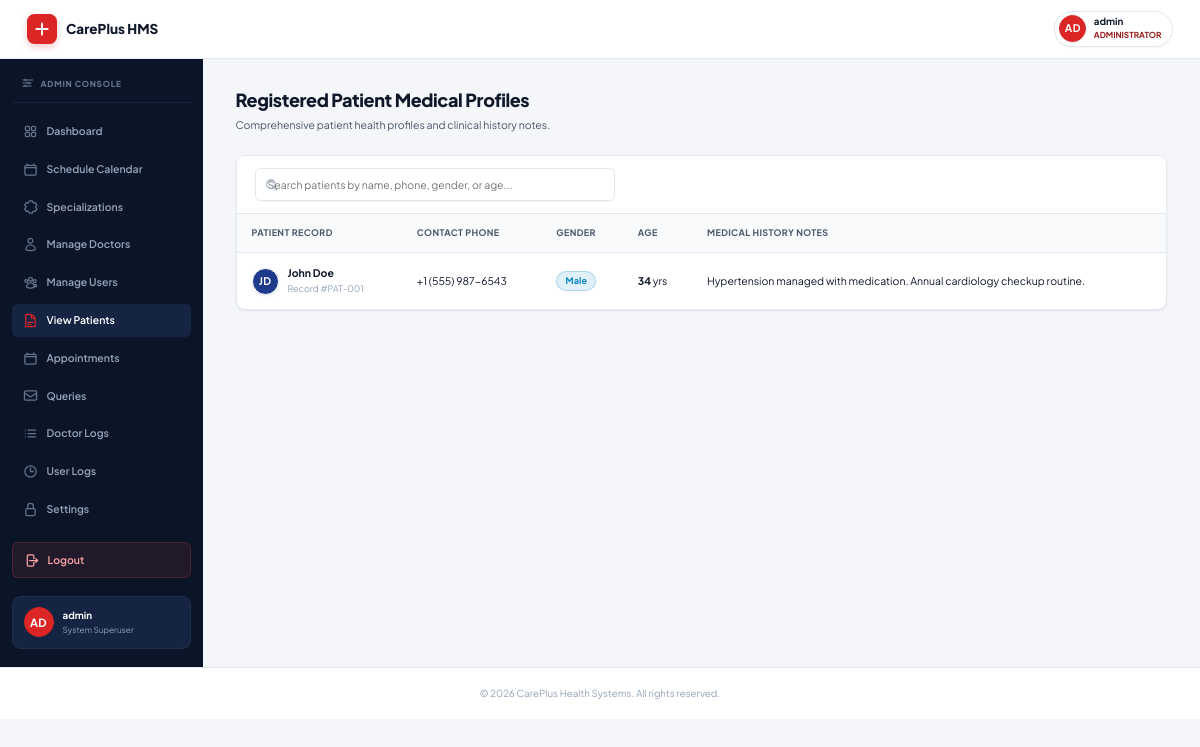
Page /admin/view-patient.php (signed in) on the committed database.
### tables this page shows
CREATE TABLE IF NOT EXISTS `patients` (
  `id` INT AUTO_INCREMENT PRIMARY KEY,
  `patient_name` VARCHAR(255) NOT NULL,
  `contact_no` VARCHAR(50) NOT NULL,
  `gender` VARCHAR(20) NOT NULL,
  `age` INT NOT NULL,
  `med_history` TEXT NOT NULL,
  `creation_date` TIMESTAMP DEFAULT CURRENT_TIMESTAMP
);

### admin/view-patient.php (the view, shortened to what this page needs)
<?php
include('../config/db.php');
$patients = mysqli_query($conn, "SELECT * FROM patients ORDER BY id DESC");
include('../includes/header.php');
include('../includes/admin_sidebar.php');
?>
<main class="content-area">
    <div class="page-title-bar">
        <div>
            <h2>Registered Patient Medical Profiles</h2>
            <p>Comprehensive patient health profiles and clinical history notes.</p>
        </div>
    </div>
    <div class="table-responsive">
        <div class="search-bar-wrapper">
            <div class="search-input-wrap">
                <input type="text" id="patientSearch" class="table-search-input" placeholder="Search patients by name, phone, gender, or age...">
            </div>
        </div>
        <table>
            <thead>
                <tr>
                    <th>Patient Record</th>
                    <th>Contact Phone</th>
                    <th>Gender</th>
                    <th>Age</th>
                    <th>Medical History Notes</th>
                </tr>
            </thead>
            <tbody>
                <?php
                if(mysqli_num_rows($patients) > 0) {
                    while($p = mysqli_fetch_assoc($patients)) {
                ?>
                <tr>
                    <td>
                        <div class="table-user-cell">
                            <?php echo avatar_circle($p['patient_name'], 36); ?>
                            <div class="user-meta">
                                <span class="name"><?php echo htmlspecialchars($p['patient_name']); ?></span>
                                <span class="subtext">Record #PAT-<?php echo sprintf('%03d', $p['id']); ?></span>
                            </div>
                        </div>
                    </td>
                    <td><?php echo htmlspecialchars($p['contact_no']); ?></td>
                    <td><span class="badge badge-info"><?php echo htmlspecialchars($p['gender']); ?></span></td>
                    <td><strong><?php echo htmlspecialchars($p['age']); ?></strong> yrs</td>
                    <td><?php echo nl2br(htmlspecialchars($p['med_history'])); ?></td>
                </tr>
                <?php
                    }
                } else {
                    echo "<tr><td colspan='5' style='text-align:center; padding: 24px; color: var(--text-muted);'>No patient profiles found.</td></tr>";
                }
                ?>
            </tbody>
        </table>
    </div>
</main>
<?php include('../includes/footer.php'); ?>

### includes/helpers.php (shortened to what this page needs)
<?php
if (!function_exists('avatar_circle')) {
    function avatar_circle($name, $size = 40, $extra_class = '') {
        $name = trim((string) $name);
        $words = preg_split('/\s+/', preg_replace('/^(Dr\.|Mr\.|Mrs\.|Ms\.)\s+/i', '', $name));
        $words = array_values(array_filter($words, fn($w) => $w !== ''));
        $initials = '';
        if (count($words) >= 2) {
            $initials = strtoupper(substr($words[0], 0, 1) . substr($words[count($words) - 1], 0, 1));
        } elseif (count($words) === 1) {
            $initials = strtoupper(substr($words[0], 0, 2));
        } else {
            $initials = '?';
        }
        $palette = [
            '#dc2626',
            '#0f172a',
            '#1e293b',
            '#991b1b',
            '#1e3a8a',
            '#b91c1c',
            '#334155',
        ];
        $hash = 0;
        foreach (str_split($name) as $ch) {
            $hash = (($hash << 5) - $hash) + ord($ch);
            $hash = $hash & 0xFFFFFFFF;
        }
        $color = $palette[abs($hash) % count($palette)];
        $font_size = max(11, round($size * 0.38));
        $safe_name = htmlspecialchars($name, ENT_QUOTES);
        $safe_initials = htmlspecialchars($initials, ENT_QUOTES);
        return sprintf(
            '<span class="avatar-circle %s" title="%s" style="width:%dpx;height:%dpx;min-width:%dpx;font-size:%dpx;background:%s;">%s</span>',
            htmlspecialchars($extra_class, ENT_QUOTES),
            $safe_name,
            $size,
            $size,
            $size,
            $font_size,
            $color,
            $safe_initials
        );
    }
}

### rows in the picture
patients: patient_name "JD", patient_name "John Doe", id "001", contact_no "+1 (555) 987-6543", gender "Male", age "34", med_history "Hypertension managed with medication. Annual cardiology checkup routine."

### other values in the picture
$safe_initials "AD AD"
$display_name "admin"
$display_role "ADMINISTRATOR"
$_SESSION['admin_user'] "admin"
